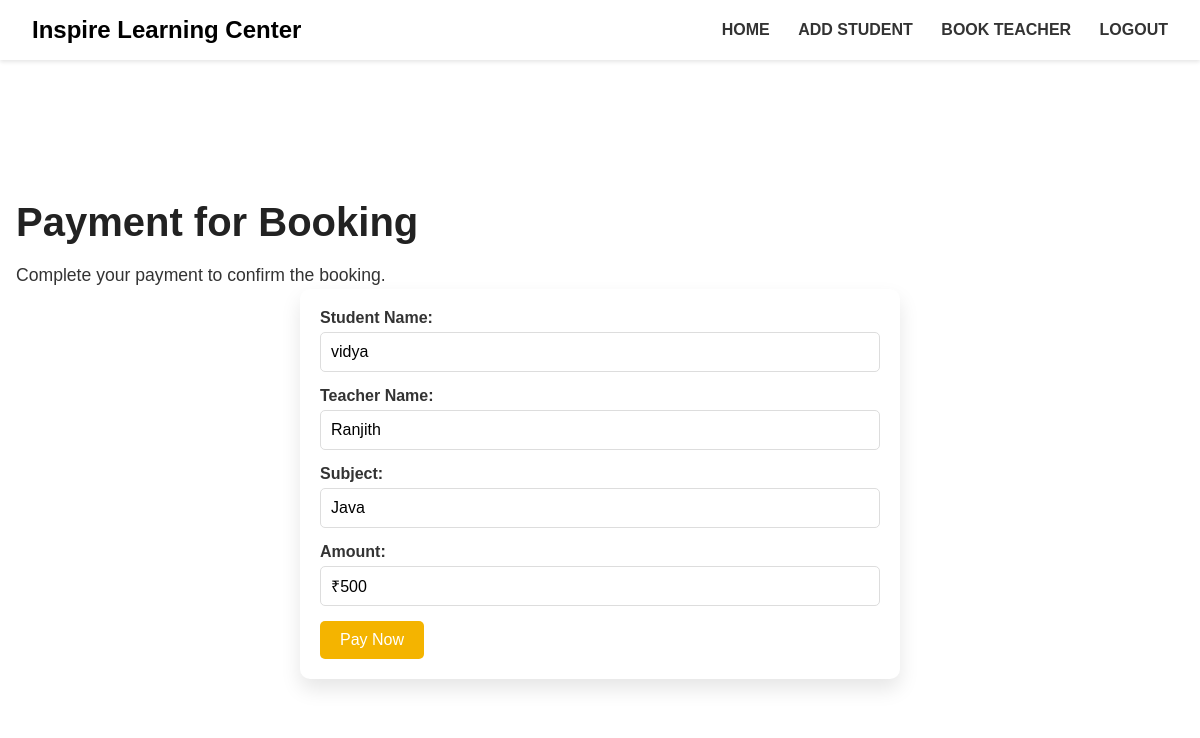
The page /register/payment/10/ (signed in) on the database its author committed.
### tution_app/parents/models.py (models this page shows, shortened)
class Booking(models.Model):
    parent = models.ForeignKey(ParentProfile, on_delete=models.CASCADE)
    teacher = models.ForeignKey('teachers.TeacherProfile', on_delete=models.CASCADE)
    student_name = models.CharField(max_length=100)
    school = models.CharField(max_length=100)
    class_name = models.CharField(max_length=50)  # e.g., 10th Grade
    subject = models.CharField(max_length=50)
    photo = models.ImageField(upload_to='bookings/', null=True, blank=True)
    is_approved = models.BooleanField(default=False)
    payment_status = models.CharField(max_length=20, default='pending')
    created_at = models.DateTimeField(auto_now_add=True)

### tution_app/teachers/models.py (models this page shows, shortened)
class TeacherProfile(models.Model):
    user = models.OneToOneField(User, on_delete=models.CASCADE)
    name = models.CharField(max_length=100)
    phone = models.CharField(max_length=15)
    gender = models.CharField(max_length=10)
    address = models.TextField()
    subject = models.CharField(max_length=50)
    experience = models.IntegerField(default=0)
    image = models.ImageField(upload_to='teacher_images/', null=True, blank=True)
    is_approved = models.BooleanField(default=False)

### tution_app/register/views.py (the view)
# urls.py: path('payment/<int:booking_id>/', views.payment, name='payment'),
@login_required
def payment(request, booking_id):
    booking = Booking.objects.get(id=booking_id)
    if request.method == 'POST':
        booking.payment_status = 'paid'
        booking.save()
        return redirect('parent_home')
    return render(request, 'register/payment.html', {'booking': booking})

### tution_app/register/templates/register/payment.html (shortened to what this page needs)
{% load static %}
<!DOCTYPE html>
<html lang="en">
<head>
</head>
<body>
    <section class="banner">
        <header class="navbar">
            <div class="logo">Inspire Learning Center</div>
            <nav class="nav-links">
                <a href="{% url 'parent_home' %}">HOME</a>
                <a href="{% url 'add_student' %}">ADD STUDENT</a>
                <a href="{% url 'book_teacher' %}">BOOK TEACHER</a>
                <a href="{% url 'logout' %}">LOGOUT</a>
            </nav>
        </header>
        <main class="hero">
            <section class="hero-text">
                <h1>Payment for Booking</h1>
                <p>Complete your payment to confirm the booking.</p>
                <div class="form-container">
                    <form method="post">
                        <div class="form-group">
                            <label for="student_name">Student Name:</label>
                            <input type="text" id="student_name" value="{{ booking.student_name }}" readonly>
                        </div>
                        <div class="form-group">
                            <label for="teacher_name">Teacher Name:</label>
                            <input type="text" id="teacher_name" value="{{ booking.teacher.name }}" readonly>
                        </div>
                        <div class="form-group">
                            <label for="subject">Subject:</label>
                            <input type="text" id="subject" value="{{ booking.subject }}" readonly>
                        </div>
                        <div class="form-group">
                            <label for="amount">Amount:</label>
                            <input type="text" id="amount" value="₹500" readonly>
                        </div>
                        <button type="submit">Pay Now</button>
                    </form>
                </div>
            </section>
        </main>
    </section>
</body>
</html>

### tution_app/register/templates/register/payment.html (style rules this page uses)
* { margin: 0; padding: 0; box-sizing: border-box; font-family: Arial, sans-serif; }
body { background: #fff; color: #333; }
.navbar { position: fixed; display: flex; justify-content: space-between; align-items: center; padding: 1rem 2rem; background-color: #fff; box-shadow: 0 2px 4px rgba(0,0,0,0.1); z-index:1000; width: 100%; top: 0; left: 0; }
.logo { font-size: 1.5rem; font-weight: bold; color: #000000; }
.nav-links a { margin-left: 1.5rem; text-decoration: none; color: #333; font-weight: bolder; transition: color 0.3s; }
.hero { display: flex; flex: 1; min-height: calc(100vh - 90px); }
.hero-text { flex: 1; padding: 1rem; background-color: #fff; padding-top: 200px; flex-direction: column; justify-content: center; }
.hero-text h1 { font-size: 2.5rem; margin-bottom: 1rem; color: #222; }
.hero-text p { font-size: 1.1rem; line-height: 1.6; max-width: 450px; }
.form-container { max-width: 600px; margin: 0 auto; padding: 20px; background: #fff; border-radius: 10px; box-shadow: 0 10px 20px rgba(0,0,0,0.1); }
.form-group { margin-bottom: 15px; }
label { display: block; margin-bottom: 5px; font-weight: bold; }
select, input[type="text"] { width: 100%; padding: 10px; border: 1px solid #ddd; border-radius: 5px; font-size: 16px; }
button { background: #f4b400; color: #fff; padding: 10px 20px; border: none; border-radius: 5px; cursor: pointer; font-size: 16px; }

### rows shown on the page
Booking: student_name "vidya", teacher.name "Ranjith", subject "Java"
